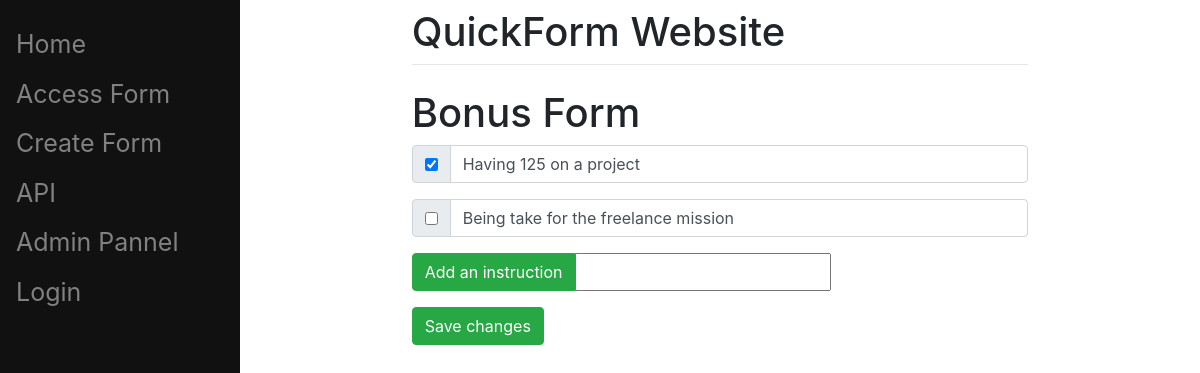
Page /3 on the committed database.
### main/models.py (models this page shows, shortened)
class Form(models.Model):
	name = models.CharField(max_length=40, unique=True, default="name")
	description = models.CharField(max_length=512, default="description")

class Item(models.Model):
	form = models.ForeignKey(Form, on_delete=models.CASCADE)
	photo = models.CharField(max_length=1024, default="")
	description = models.CharField(max_length=512, default="description")
	complete = models.BooleanField(default=False)

### main/views.py (the view, shortened to what this page needs)
# urls.py: path('<int:id>', views.mainPageDetails, name='mainDetails'),
def mainPageDetails(request, id):
	form = Form.objects.get(id=id)
	return render(request, 'main/form.html', {"form":form})

### main/templates/main/form.html (shortened to what this page needs)
{% extends 'main/base.html' %}
{% block content %}
	<h1>{{form.name}}</h1>
	<form method='post' action='#'>
		{% for item in form.item_set.all %}
		<div class='input-group mb-3'>
			<div class='input-group-prepend'>
				<div class='input-group-text'>
					{% if item.complete == True %}
						<input type='checkbox' value='clicked' name='cb{{item.id}}' checked>
					{% else %}
						<input type='checkbox' value='clicked' name='cb{{item.id}}'>
					{% endif %}
				</div>
			</div>
			<input type='text' value='{{item.description}}' class='form-control'>
		</div>
		{% endfor %}
		<div class='input-group mb-3'>
			<div class='input-group-prepend'>
				<button type'submit' name='newItem' value='newItem' class='btn btn-success'>Add an instruction</button>
			</div>
			<input type='text', name='newItemValue'>
		</div>
		<button type'submit' name='save' value='save' class='btn btn-success'>Save changes</button>
	</form>
{% endblock %}

### rows in the picture
Form: name "Bonus Form"
Item: description "Having 125 on a project"
Item: description "Being take for the freelance mission"
